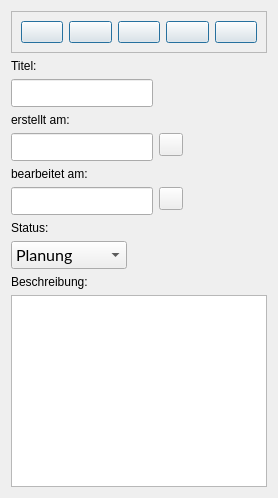
             <widget class="QWidget" name="tabEditorObjects">
              <attribute name="title">
               <string>Objekte</string>
              </attribute>
              <layout class="QFormLayout" name="formLayout_9">
               <item row="0" column="0" colspan="2">
                <widget class="QFrame" name="toolbarEditorObjects">
                 <property name="sizePolicy">
                  <sizepolicy hsizetype="Expanding" vsizetype="Expanding">
                   <horstretch>0</horstretch>
                   <verstretch>0</verstretch>
                  </sizepolicy>
                 </property>
                 <property name="frameShape">
                  <enum>QFrame::Shape::StyledPanel</enum>
                 </property>
                 <property name="frameShadow">
                  <enum>QFrame::Shadow::Raised</enum>
                 </property>
                 <layout class="QHBoxLayout" name="horizontalLayout_13">
                  <item>
                   <widget class="QPushButton" name="newBtnEditorObject">
                    <property name="cursor">
                     <cursorShape>PointingHandCursor</cursorShape>
                    </property>
                    <property name="toolTip">
                     <string>Einen neuen Datensatz erstellen</string>
                    </property>
                    <property name="text">
                     <string/>
                    </property>
                    <property name="icon">
                     <iconset theme="document-new"/>
                    </property>
                    <property name="iconSize">
                     <size>
                      <width>32</width>
                      <height>32</height>
                     </size>
                    </property>
                    <property name="default">
                     <bool>true</bool>
                    </property>
                    <property name="flat">
                     <bool>false</bool>
                    </property>
                   </widget>
                  </item>
                  <item>
                   <widget class="QPushButton" name="nextBtnEditorObject">
                    <property name="cursor">
                     <cursorShape>PointingHandCursor</cursorShape>
                    </property>
                    <property name="toolTip">
                     <string>Einen Datensatz vor</string>
                    </property>
                    <property name="text">
                     <string/>
                    </property>
                    <property name="icon">
                     <iconset theme="go-next"/>
                    </property>
                    <property name="iconSize">
                     <size>
                      <width>32</width>
                      <height>32</height>
                     </size>
                    </property>
                    <property name="default">
                     <bool>true</bool>
                    </property>
                    <property name="flat">
                     <bool>false</bool>
                    </property>
                   </widget>
                  </item>
                  <item>
                   <widget class="QPushButton" name="previousBtnEditorObject">
                    <property name="cursor">
                     <cursorShape>PointingHandCursor</cursorShape>
                    </property>
                    <property name="toolTip">
                     <string>Einen Datensatz zurück</string>
                    </property>
                    <property name="text">
                     <string/>
                    </property>
                    <property name="icon">
                     <iconset theme="go-previous"/>
                    </property>
                    <property name="iconSize">
                     <size>
                      <width>32</width>
                      <height>32</height>
                     </size>
                    </property>
                    <property name="default">
                     <bool>true</bool>
                    </property>
                    <property name="flat">
                     <bool>false</bool>
                    </property>
                   </widget>
                  </item>
                  <item>
                   <widget class="QPushButton" name="deleteBtnEditorObject">
                    <property name="cursor">
                     <cursorShape>PointingHandCursor</cursorShape>
                    </property>
                    <property name="toolTip">
                     <string>Den aktuellen Datensatz löschen</string>
                    </property>
                    <property name="text">
                     <string/>
                    </property>
                    <property name="icon">
                     <iconset theme="user-trash"/>
                    </property>
                    <property name="iconSize">
                     <size>
                      <width>32</width>
                      <height>32</height>
                     </size>
                    </property>
                    <property name="default">
                     <bool>true</bool>
                    </property>
                    <property name="flat">
                     <bool>false</bool>
                    </property>
                   </widget>
                  </item>
                  <item>
                   <widget class="QPushButton" name="saveBtnEditorObject">
                    <property name="cursor">
                     <cursorShape>PointingHandCursor</cursorShape>
                    </property>
                    <property name="toolTip">
                     <string>Den aktuellen Datensatz speichern</string>
                    </property>
                    <property name="text">
                     <string/>
                    </property>
                    <property name="icon">
                     <iconset theme="document-save"/>
                    </property>
                    <property name="iconSize">
                     <size>
                      <width>32</width>
                      <height>32</height>
                     </size>
                    </property>
                    <property name="default">
                     <bool>true</bool>
                    </property>
                    <property name="flat">
                     <bool>false</bool>
                    </property>
                   </widget>
                  </item>
                 </layout>
                </widget>
               </item>
               <item row="1" column="0">
                <widget class="QLabel" name="labeEditorlObjectTitle">
                 <property name="text">
                  <string>Titel:</string>
                 </property>
                </widget>
               </item>
               <item row="2" column="0">
                <widget class="QLineEdit" name="lineEditEditorTitleObject">
                 <property name="font">
                  <font>
                   <family>Lato</family>
                   <pointsize>12</pointsize>
                   <bold>false</bold>
                   <stylestrategy>PreferAntialias</stylestrategy>
                   <kerning>true</kerning>
                  </font>
                 </property>
                </widget>
               </item>
               <item row="3" column="0">
                <widget class="QLabel" name="labelEditorObjectCreated">
                 <property name="text">
                  <string>erstellt am:</string>
                 </property>
                </widget>
               </item>
               <item row="4" column="0">
                <widget class="QLineEdit" name="dateEditorObjectCreated">
                 <property name="font">
                  <font>
                   <family>Lato</family>
                   <pointsize>12</pointsize>
                   <bold>false</bold>
                   <stylestrategy>PreferAntialias</stylestrategy>
                   <kerning>true</kerning>
                  </font>
                 </property>
                 <property name="inputMask">
                  <string/>
                 </property>
                 <property name="text">
                  <string/>
                 </property>
                 <property name="alignment">
                  <set>Qt::AlignmentFlag::AlignCenter</set>
                 </property>
                </widget>
               </item>
               <item row="5" column="0">
                <widget class="QLabel" name="labelEditorObjectLastEdit">
                 <property name="text">
                  <string>bearbeitet am:</string>
                 </property>
                </widget>
               </item>
               <item row="6" column="0">
                <widget class="QLineEdit" name="dateEditorEditedObject">
                 <property name="font">
                  <font>
                   <family>Lato</family>
                   <pointsize>12</pointsize>
                   <bold>false</bold>
                   <stylestrategy>PreferAntialias</stylestrategy>
                   <kerning>true</kerning>
                  </font>
                 </property>
                 <property name="inputMask">
                  <string/>
                 </property>
                 <property name="text">
                  <string/>
                 </property>
                 <property name="alignment">
                  <set>Qt::AlignmentFlag::AlignCenter</set>
                 </property>
                </widget>
               </item>
               <item row="4" column="1">
                <widget class="QToolButton" name="setDateEditorTodayObject_1">
                 <property name="cursor">
                  <cursorShape>PointingHandCursor</cursorShape>
                 </property>
                 <property name="toolTip">
                  <string>Verwende das aktuelle Datum</string>
                 </property>
                 <property name="text">
                  <string/>
                 </property>
                 <property name="icon">
                  <iconset theme="x-office-calendar"/>
                 </property>
                </widget>
               </item>
               <item row="6" column="1">
                <widget class="QToolButton" name="setDateEditorTodayObject_2">
                 <property name="cursor">
                  <cursorShape>PointingHandCursor</cursorShape>
                 </property>
                 <property name="toolTip">
                  <string>Verwende das aktuelle Datum</string>
                 </property>
                 <property name="text">
                  <string/>
                 </property>
                 <property name="icon">
                  <iconset theme="x-office-calendar"/>
                 </property>
                </widget>
               </item>
               <item row="7" column="0">
                <widget class="QLabel" name="labelEditorObjectStatus">
                 <property name="text">
                  <string>Status:</string>
                 </property>
                </widget>
               </item>
               <item row="8" column="0">
                <widget class="QComboBox" name="comboBoxEditorObjectStatus">
                 <property name="font">
                  <font>
                   <family>Lato</family>
                   <pointsize>12</pointsize>
                   <bold>false</bold>
                   <stylestrategy>PreferAntialias</stylestrategy>
                   <kerning>true</kerning>
                  </font>
                 </property>
                 <item>
                  <property name="text">
                   <string>Planung</string>
                  </property>
                 </item>
                 <item>
                  <property name="text">
                   <string>Entwicklung</string>
                  </property>
                 </item>
                 <item>
                  <property name="text">
                   <string>Bearbeitung</string>
                  </property>
                 </item>
                 <item>
                  <property name="text">
                   <string>Test</string>
                  </property>
                 </item>
                 <item>
                  <property name="text">
                   <string>Fertig</string>
                  </property>
                 </item>
                </widget>
               </item>
               <item row="9" column="0">
                <widget class="QLabel" name="labelEditorObjectDescription">
                 <property name="text">
                  <string>Beschreibung:</string>
                 </property>
                </widget>
               </item>
               <item row="10" column="0" colspan="2">
                <widget class="QPlainTextEdit" name="textEditorDescriptionObject">
                 <property name="sizePolicy">
                  <sizepolicy hsizetype="Expanding" vsizetype="Expanding">
                   <horstretch>0</horstretch>
                   <verstretch>2</verstretch>
                  </sizepolicy>
                 </property>
                 <property name="font">
                  <font>
                   <family>Lato</family>
                   <pointsize>12</pointsize>
                   <bold>false</bold>
                   <stylestrategy>PreferAntialias</stylestrategy>
                   <kerning>true</kerning>
                  </font>
                 </property>
                </widget>
               </item>
              </layout>
             </widget>
